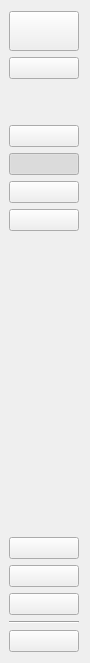
     <widget class="QWidget" name="side_menu" native="true">
      <property name="maximumSize">
       <size>
        <width>80</width>
        <height>16777215</height>
       </size>
      </property>
      <property name="styleSheet">
       <string notr="true"/>
      </property>
      <layout class="QVBoxLayout" name="verticalLayout_3">
       <property name="leftMargin">
        <number>9</number>
       </property>
       <item>
        <widget class="QPushButton" name="btn_user">
         <property name="minimumSize">
          <size>
           <width>35</width>
           <height>40</height>
          </size>
         </property>
         <property name="cursor">
          <cursorShape>PointingHandCursor</cursorShape>
         </property>
         <property name="styleSheet">
          <string notr="true"/>
         </property>
         <property name="text">
          <string/>
         </property>
         <property name="icon">
          <iconset resource="../icon/resources.qrc">
           <normaloff>:/icons8-user-60.png</normaloff>:/icons8-user-60.png</iconset>
         </property>
         <property name="iconSize">
          <size>
           <width>50</width>
           <height>50</height>
          </size>
         </property>
         <property name="checkable">
          <bool>false</bool>
         </property>
        </widget>
       </item>
       <item>
        <widget class="QPushButton" name="btn_login">
         <property name="text">
          <string/>
         </property>
         <property name="icon">
          <iconset resource="../icon/resources.qrc">
           <normaloff>:/icons8-key-48.png</normaloff>:/icons8-key-48.png</iconset>
         </property>
         <property name="iconSize">
          <size>
           <width>30</width>
           <height>30</height>
          </size>
         </property>
        </widget>
       </item>
       <item>
        <spacer name="verticalSpacer_5">
         <property name="orientation">
          <enum>Qt::Vertical</enum>
         </property>
         <property name="sizeType">
          <enum>QSizePolicy::Maximum</enum>
         </property>
         <property name="sizeHint" stdset="0">
          <size>
           <width>20</width>
           <height>40</height>
          </size>
         </property>
        </spacer>
       </item>
       <item>
        <widget class="QPushButton" name="btn_menu">
         <property name="minimumSize">
          <size>
           <width>70</width>
           <height>0</height>
          </size>
         </property>
         <property name="cursor">
          <cursorShape>PointingHandCursor</cursorShape>
         </property>
         <property name="layoutDirection">
          <enum>Qt::LeftToRight</enum>
         </property>
         <property name="styleSheet">
          <string notr="true"/>
         </property>
         <property name="text">
          <string/>
         </property>
         <property name="icon">
          <iconset resource="../icon/resources.qrc">
           <normaloff>:/icons8-menu-60.png</normaloff>:/icons8-menu-60.png</iconset>
         </property>
         <property name="iconSize">
          <size>
           <width>40</width>
           <height>40</height>
          </size>
         </property>
         <property name="checkable">
          <bool>true</bool>
         </property>
         <property name="autoExclusive">
          <bool>true</bool>
         </property>
        </widget>
       </item>
       <item>
        <widget class="QPushButton" name="btn_home">
         <property name="minimumSize">
          <size>
           <width>70</width>
           <height>0</height>
          </size>
         </property>
         <property name="cursor">
          <cursorShape>PointingHandCursor</cursorShape>
         </property>
         <property name="text">
          <string/>
         </property>
         <property name="icon">
          <iconset resource="../icon/resources.qrc">
           <normaloff>:/icons8-home-60.png</normaloff>:/icons8-home-60.png</iconset>
         </property>
         <property name="iconSize">
          <size>
           <width>40</width>
           <height>40</height>
          </size>
         </property>
         <property name="checkable">
          <bool>true</bool>
         </property>
         <property name="checked">
          <bool>true</bool>
         </property>
         <property name="autoExclusive">
          <bool>true</bool>
         </property>
        </widget>
       </item>
       <item>
        <widget class="QPushButton" name="btn_check_in">
         <property name="enabled">
          <bool>true</bool>
         </property>
         <property name="minimumSize">
          <size>
           <width>70</width>
           <height>0</height>
          </size>
         </property>
         <property name="cursor">
          <cursorShape>PointingHandCursor</cursorShape>
         </property>
         <property name="text">
          <string/>
         </property>
         <property name="icon">
          <iconset resource="../icon/resources.qrc">
           <normaloff>:/icons8-checkout-60.png</normaloff>:/icons8-checkout-60.png</iconset>
         </property>
         <property name="iconSize">
          <size>
           <width>40</width>
           <height>40</height>
          </size>
         </property>
         <property name="checkable">
          <bool>true</bool>
         </property>
         <property name="autoExclusive">
          <bool>true</bool>
         </property>
        </widget>
       </item>
       <item>
        <widget class="QPushButton" name="btn_dashboard">
         <property name="enabled">
          <bool>true</bool>
         </property>
         <property name="minimumSize">
          <size>
           <width>70</width>
           <height>0</height>
          </size>
         </property>
         <property name="cursor">
          <cursorShape>PointingHandCursor</cursorShape>
         </property>
         <property name="text">
          <string/>
         </property>
         <property name="icon">
          <iconset resource="../icon/resources.qrc">
           <normaloff>:/icons8-dashboard-60.png</normaloff>:/icons8-dashboard-60.png</iconset>
         </property>
         <property name="iconSize">
          <size>
           <width>40</width>
           <height>40</height>
          </size>
         </property>
         <property name="checkable">
          <bool>true</bool>
         </property>
         <property name="autoExclusive">
          <bool>true</bool>
         </property>
        </widget>
       </item>
       <item>
        <spacer name="verticalSpacer">
         <property name="orientation">
          <enum>Qt::Vertical</enum>
         </property>
         <property name="sizeHint" stdset="0">
          <size>
           <width>20</width>
           <height>300</height>
          </size>
         </property>
        </spacer>
       </item>
       <item>
        <widget class="QPushButton" name="btn_setting">
         <property name="enabled">
          <bool>true</bool>
         </property>
         <property name="minimumSize">
          <size>
           <width>70</width>
           <height>0</height>
          </size>
         </property>
         <property name="cursor">
          <cursorShape>PointingHandCursor</cursorShape>
         </property>
         <property name="text">
          <string/>
         </property>
         <property name="icon">
          <iconset resource="../icon/resources.qrc">
           <normaloff>:/icons8-setting-60.png</normaloff>:/icons8-setting-60.png</iconset>
         </property>
         <property name="iconSize">
          <size>
           <width>40</width>
           <height>40</height>
          </size>
         </property>
         <property name="checkable">
          <bool>true</bool>
         </property>
         <property name="autoExclusive">
          <bool>true</bool>
         </property>
        </widget>
       </item>
       <item>
        <widget class="QPushButton" name="btn_help">
         <property name="minimumSize">
          <size>
           <width>70</width>
           <height>0</height>
          </size>
         </property>
         <property name="cursor">
          <cursorShape>PointingHandCursor</cursorShape>
         </property>
         <property name="text">
          <string/>
         </property>
         <property name="icon">
          <iconset resource="../icon/resources.qrc">
           <normaloff>:/icons8-help-60.png</normaloff>:/icons8-help-60.png</iconset>
         </property>
         <property name="iconSize">
          <size>
           <width>40</width>
           <height>40</height>
          </size>
         </property>
         <property name="checkable">
          <bool>true</bool>
         </property>
         <property name="autoExclusive">
          <bool>true</bool>
         </property>
        </widget>
       </item>
       <item>
        <widget class="QPushButton" name="btn_report">
         <property name="minimumSize">
          <size>
           <width>70</width>
           <height>0</height>
          </size>
         </property>
         <property name="cursor">
          <cursorShape>PointingHandCursor</cursorShape>
         </property>
         <property name="text">
          <string/>
         </property>
         <property name="icon">
          <iconset resource="../icon/resources.qrc">
           <normaloff>:/icons8-issue-60.png</normaloff>:/icons8-issue-60.png</iconset>
         </property>
         <property name="iconSize">
          <size>
           <width>40</width>
           <height>40</height>
          </size>
         </property>
         <property name="checkable">
          <bool>true</bool>
         </property>
         <property name="autoExclusive">
          <bool>true</bool>
         </property>
        </widget>
       </item>
       <item>
        <widget class="Line" name="line_2">
         <property name="orientation">
          <enum>Qt::Horizontal</enum>
         </property>
        </widget>
       </item>
       <item>
        <widget class="QPushButton" name="btn_logout">
         <property name="minimumSize">
          <size>
           <width>70</width>
           <height>0</height>
          </size>
         </property>
         <property name="cursor">
          <cursorShape>PointingHandCursor</cursorShape>
         </property>
         <property name="styleSheet">
          <string notr="true"/>
         </property>
         <property name="text">
          <string/>
         </property>
         <property name="icon">
          <iconset resource="../icon/resources.qrc">
           <normaloff>:/icons8-log-out-60.png</normaloff>:/icons8-log-out-60.png</iconset>
         </property>
         <property name="iconSize">
          <size>
           <width>40</width>
           <height>40</height>
          </size>
         </property>
         <property name="checkable">
          <bool>false</bool>
         </property>
        </widget>
       </item>
      </layout>
     </widget>
